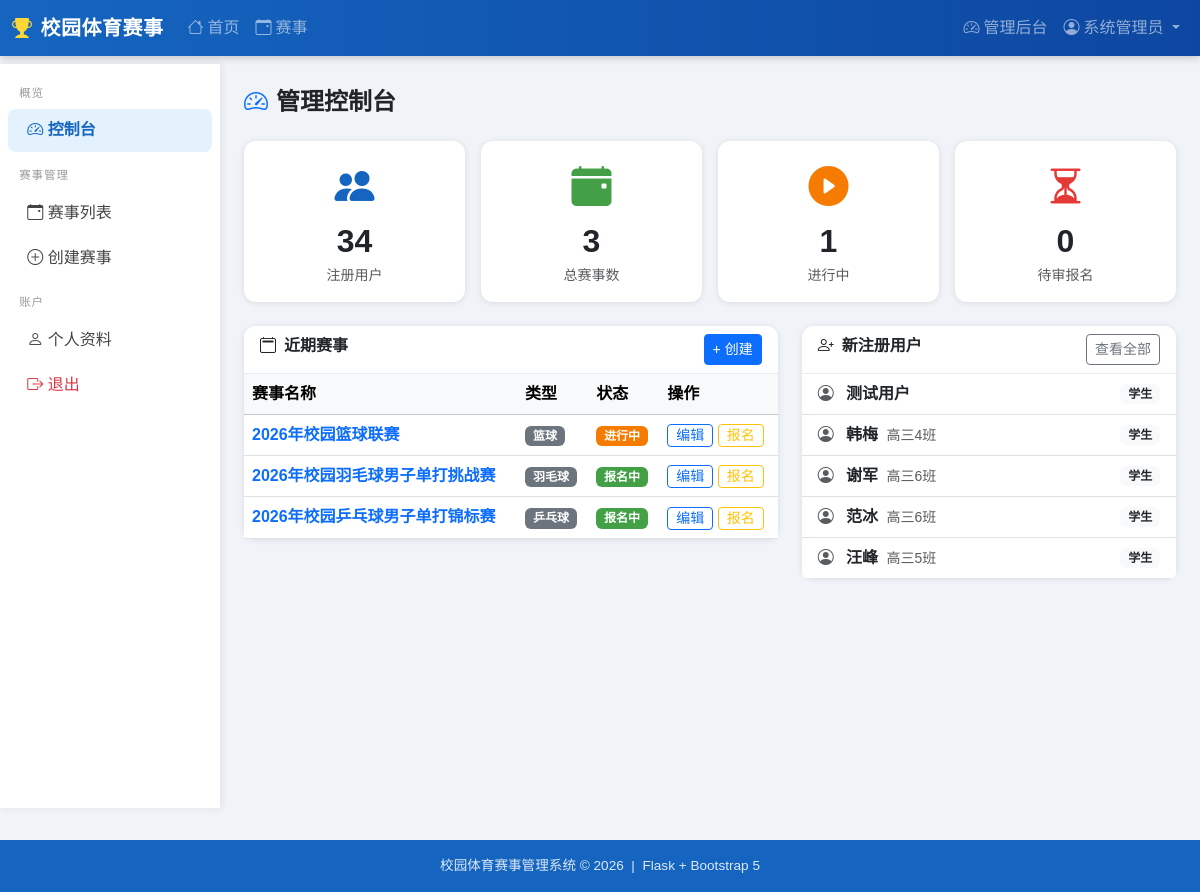
Page /admin/ (signed in) on the committed database.
### app/models.py (models this page shows, shortened)
class User(UserMixin, db.Model):
    __tablename__ = 'users'
    id          = db.Column(db.Integer, primary_key=True)
    username    = db.Column(db.String(64), unique=True, nullable=False)
    email       = db.Column(db.String(120), unique=True, nullable=False)
    password_hash = db.Column(db.String(256), nullable=False)
    real_name   = db.Column(db.String(64))
    student_id  = db.Column(db.String(32))          # 学号/工号
    class_name  = db.Column(db.String(64))           # 班级/部门
    phone       = db.Column(db.String(20))
    role        = db.Column(db.String(20), default='student')
    avatar      = db.Column(db.String(200), default='')
    created_at  = db.Column(db.DateTime, default=datetime.utcnow)
    is_active_user = db.Column(db.Boolean, default=True)
    registrations = db.relationship('Registration', backref='user', lazy='dynamic')
    @property
    def is_teacher(self):
        return self.role in ('admin', 'teacher')

class Competition(db.Model):
    __tablename__ = 'competitions'
    id           = db.Column(db.Integer, primary_key=True)
    name         = db.Column(db.String(128), nullable=False)
    sport_type   = db.Column(db.String(64))          # 篮球/足球/田径/…
    comp_type    = db.Column(db.String(20), default='individual')
    format       = db.Column(db.String(20), default='round_robin')
    description  = db.Column(db.Text)
    rules        = db.Column(db.Text)
    venue        = db.Column(db.String(128))
    max_teams    = db.Column(db.Integer, default=16)
    team_size    = db.Column(db.Integer, default=1)  # 团体赛每队人数
    win_points   = db.Column(db.Integer, default=3)
    draw_points  = db.Column(db.Integer, default=1)
    loss_points  = db.Column(db.Integer, default=0)
    top_advance  = db.Column(db.Integer, default=8)
    status       = db.Column(db.String(20), default='draft')
    reg_start    = db.Column(db.DateTime)
    reg_end      = db.Column(db.DateTime)
    start_date   = db.Column(db.DateTime)
    end_date     = db.Column(db.DateTime)
    created_by   = db.Column(db.Integer, db.ForeignKey('users.id'))
    created_at   = db.Column(db.DateTime, default=datetime.utcnow)
    creator       = db.relationship('User', foreign_keys=[created_by])
    registrations = db.relationship('Registration', backref='competition', lazy='dynamic',
                                    cascade='all, delete-orphan')
    groups        = db.relationship('Group', backref='competition', lazy='dynamic',
                                    cascade='all, delete-orphan')
    matches       = db.relationship('Match', backref='competition', lazy='dynamic',
                                    cascade='all, delete-orphan')
    @property
    def status_label(self):
        labels = {'draft':'草稿','open':'报名中','ongoing':'进行中',
                  'finished':'已结束','cancelled':'已取消'}
        return labels.get(self.status, self.status)

### app/blueprints/admin.py (the view)
@admin_bp.route('/')
@teacher_required
def dashboard():
    stats = {
        'users': User.query.count(),
        'comps': Competition.query.count(),
        'open_comps': Competition.query.filter_by(status='open').count(),
        'ongoing_comps': Competition.query.filter_by(status='ongoing').count(),
        'registrations': Registration.query.count(),
        'pending_reg': Registration.query.filter_by(status='pending').count(),
    }
    recent_comps = Competition.query.order_by(Competition.created_at.desc()).limit(5).all()
    recent_users = User.query.order_by(User.created_at.desc()).limit(5).all()
    return render_template('admin/dashboard.html', stats=stats,
                           recent_comps=recent_comps, recent_users=recent_users)

### app/__init__.py (called while the page is built)
@login_manager.user_loader
def load_user(user_id):
    return User.query.get(int(user_id))

### app/blueprints/admin.py (called while the page is built)
def teacher_required(f):
    @login_required
    @wraps(f)
    def decorated(*args, **kwargs):
        if not current_user.is_teacher:
            abort(403)
        return f(*args, **kwargs)
    return decorated

### app/templates/admin/dashboard.html (shortened to what this page needs)
{% extends "base.html" %}
{% from "admin/_sidebar.html" import admin_sidebar %}
{% block sidebar %}{{ admin_sidebar() }}{% endblock %}
{% block content %}
<h4 class="fw-bold mb-4"><i class="bi bi-speedometer2 me-2 text-primary"></i>管理控制台</h4>
<div class="row g-3 mb-4">
  <div class="col-6 col-md-3">
    <div class="card text-center p-3">
      <div style="font-size:2.5rem;color:#1565c0"><i class="bi bi-people-fill"></i></div>
      <div class="fs-2 fw-bold">{{ stats.users }}</div>
      <div class="text-muted small">注册用户</div>
    </div>
  </div>
  <div class="col-6 col-md-3">
    <div class="card text-center p-3">
      <div style="font-size:2.5rem;color:#43a047"><i class="bi bi-calendar-event-fill"></i></div>
      <div class="fs-2 fw-bold">{{ stats.comps }}</div>
      <div class="text-muted small">总赛事数</div>
    </div>
  </div>
  <div class="col-6 col-md-3">
    <div class="card text-center p-3">
      <div style="font-size:2.5rem;color:#f57c00"><i class="bi bi-play-circle-fill"></i></div>
      <div class="fs-2 fw-bold">{{ stats.ongoing_comps }}</div>
      <div class="text-muted small">进行中</div>
    </div>
  </div>
  <div class="col-6 col-md-3">
    <div class="card text-center p-3">
      <div style="font-size:2.5rem;color:#e53935"><i class="bi bi-hourglass-split"></i></div>
      <div class="fs-2 fw-bold">{{ stats.pending_reg }}</div>
      <div class="text-muted small">待审报名</div>
    </div>
  </div>
</div>
<div class="row g-4">
  <div class="col-md-7">
    <div class="card">
      <div class="card-header d-flex justify-content-between">
        <span><i class="bi bi-calendar2 me-2"></i>近期赛事</span>
        <a href="{{ url_for('competition.create') }}" class="btn btn-sm btn-primary">+ 创建</a>
      </div>
      <div class="table-responsive">
        <table class="table table-hover mb-0 align-middle">
          <thead class="table-light">
            <tr><th>赛事名称</th><th>类型</th><th>状态</th><th>操作</th></tr>
          </thead>
          <tbody>
            {% for c in recent_comps %}
            <tr>
              <td><a href="{{ url_for('competition.detail', cid=c.id) }}" class="text-decoration-none fw-semibold">{{ c.name }}</a></td>
              <td><span class="badge bg-secondary">{{ c.sport_type or '综合' }}</span></td>
              <td><span class="badge text-white badge-{{ c.status }}">{{ c.status_label }}</span></td>
              <td>
                <a href="{{ url_for('competition.edit', cid=c.id) }}" class="btn btn-xs btn-outline-primary btn-sm py-0 px-2">编辑</a>
                <a href="{{ url_for('competition.manage_registrations', cid=c.id) }}" class="btn btn-xs btn-outline-warning btn-sm py-0 px-2">报名</a>
              </td>
            </tr>
            {% endfor %}
          </tbody>
        </table>
      </div>
    </div>
  </div>
  <div class="col-md-5">
    <div class="card">
      <div class="card-header d-flex justify-content-between">
        <span><i class="bi bi-person-plus me-2"></i>新注册用户</span>
        <a href="{{ url_for('admin.user_list') }}" class="btn btn-sm btn-outline-secondary">查看全部</a>
      </div>
      <ul class="list-group list-group-flush">
        {% for u in recent_users %}
        <li class="list-group-item d-flex justify-content-between align-items-center py-2">
          <div>
            <i class="bi bi-person-circle me-2 text-muted"></i>
            <span class="fw-semibold">{{ u.real_name or u.username }}</span>
            <small class="text-muted ms-1">{{ u.class_name or '' }}</small>
          </div>
          <span class="badge bg-{% if u.role=='admin' %}danger{% elif u.role=='teacher' %}warning text-dark{% else %}light text-dark{% endif %}">
            {{ {'admin':'管理员','teacher':'教师','student':'学生'}[u.role] }}
          </span>
        </li>
        {% endfor %}
      </ul>
    </div>
  </div>
</div>
{% endblock %}

### app/templates/base.html (shortened to what this page needs)
<!DOCTYPE html>
<html lang="zh-CN">
<head>
  <link href="https://cdn.bootcdn.net/ajax/libs/bootstrap/5.3.2/css/bootstrap.min.css" rel="stylesheet">
  <link href="https://cdn.bootcdn.net/ajax/libs/bootstrap-icons/1.11.3/font/bootstrap-icons.min.css" rel="stylesheet">
</head>
<body>
<nav class="navbar navbar-dark navbar-expand-lg">
  <div class="container-fluid">
    <a class="navbar-brand" href="{{ url_for('main.index') }}">
      <i class="bi bi-trophy-fill me-2" style="color:#fdd835"></i>校园体育赛事
    </a>
    <div class="collapse navbar-collapse" id="navMenu">
      <ul class="navbar-nav me-auto">
        <li class="nav-item"><a class="nav-link" href="{{ url_for('main.index') }}"><i class="bi bi-house me-1"></i>首页</a></li>
        <li class="nav-item"><a class="nav-link" href="{{ url_for('competition.list_comps') }}"><i class="bi bi-calendar-event me-1"></i>赛事</a></li>
      </ul>
      <ul class="navbar-nav">
        {% if current_user.is_authenticated %}
          {% if current_user.is_teacher %}
          <li class="nav-item">
            <a class="nav-link" href="{{ url_for('admin.dashboard') }}"><i class="bi bi-speedometer2 me-1"></i>管理后台</a>
          </li>
          {% endif %}
          <li class="nav-item dropdown">
            <a class="nav-link dropdown-toggle" href="#" data-bs-toggle="dropdown">
              <i class="bi bi-person-circle me-1"></i>{{ current_user.real_name or current_user.username }}
            </a>
          </li>
        {% else %}
          <li class="nav-item"><a class="nav-link" href="{{ url_for('auth.login') }}"><i class="bi bi-box-arrow-in-right me-1"></i>登录</a></li>
          <li class="nav-item"><a class="nav-link" href="{{ url_for('auth.register') }}"><i class="bi bi-person-plus me-1"></i>注册</a></li>
        {% endif %}
      </ul>
    </div>
  </div>
</nav>
<div class="container-fluid px-3 pt-2">
</div>
<div class="d-flex">
  {% block sidebar %}{% endblock %}
  <div class="main-content">
    {% block content %}{% endblock %}
  </div>
</div>
<footer class="text-center">
  <div class="container">校园体育赛事管理系统 &copy; {{ now.year }} &nbsp;|&nbsp; Flask + Bootstrap 5</div>
</footer>
</body>
</html>

### app/templates/base.html (style rules this page uses)
:root { --primary: #1565c0; --accent: #f57c00; --sidebar-width: 220px; }
body { background: #f0f4f8; font-family: 'Microsoft YaHei', sans-serif; }
.navbar-brand { font-weight: 700; font-size: 1.25rem; letter-spacing:.5px; }
.navbar { background: linear-gradient(90deg, #1565c0 0%, #0d47a1 100%); box-shadow:0 2px 8px rgba(0,0,0,.2); }
.main-content { flex: 1; padding: 1.5rem; min-width: 0; }
.card { border: none; box-shadow: 0 1px 6px rgba(0,0,0,.1); border-radius: 12px; }
.card-header { background: #fff; border-bottom: 1px solid #e8edf2; font-weight:600; border-radius:12px 12px 0 0 !important; }
.badge-open { background:#43a047; }
.badge-ongoing { background:#f57c00; }
footer { background:#1565c0; color:rgba(255,255,255,.85); padding:1rem 0; margin-top:2rem; font-size:.85rem; }

### rows in the picture
User: real_name "系统管理员"
Competition: name "2026年校园篮球联赛", sport_type "篮球", status_label "进行中"
Competition: name "2026年校园羽毛球男子单打挑战赛", sport_type "羽毛球", status_label "报名中"
Competition: name "2026年校园乒乓球男子单打锦标赛", sport_type "乒乓球", status_label "报名中"
User: real_name "测试用户", role "学生"
User: real_name "韩梅", class_name "高三4班", role "学生"
User: real_name "谢军", class_name "高三6班", role "学生"
User: real_name "范冰", class_name "高三6班", role "学生"
User: real_name "汪峰", class_name "高三5班", role "学生"

### other values in the picture
{{ stats.users }} "34"
{{ stats.comps }} "3"
{{ stats.ongoing_comps }} "1"
{{ stats.pending_reg }} "0"
